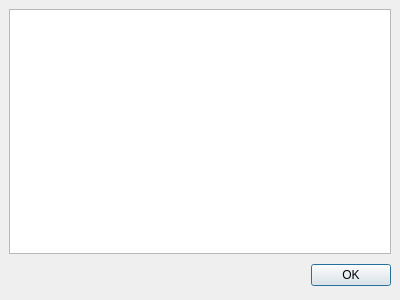
<ui version="4.0" >
 <author></author>
 <comment></comment>
 <exportmacro></exportmacro>
 <class>ProgrammversionDlg</class>
 <widget class="QDialog" name="ProgrammversionDlg" >
  <property name="geometry" >
   <rect>
    <x>0</x>
    <y>0</y>
    <width>400</width>
    <height>300</height>
   </rect>
  </property>
  <property name="windowTitle" >
   <string>Programmversion</string>
  </property>
  <layout class="QVBoxLayout" >
   <property name="margin" >
    <number>9</number>
   </property>
   <property name="spacing" >
    <number>6</number>
   </property>
   <item>
    <widget class="QTextBrowser" name="textBrowser" />
   </item>
   <item>
    <layout class="QHBoxLayout" >
     <property name="margin" >
      <number>0</number>
     </property>
     <property name="spacing" >
      <number>6</number>
     </property>
     <item>
      <spacer>
       <property name="orientation" >
        <enum>Qt::Horizontal</enum>
       </property>
       <property name="sizeHint" >
        <size>
         <width>131</width>
         <height>31</height>
        </size>
       </property>
      </spacer>
     </item>
     <item>
      <widget class="QPushButton" name="okButton" >
       <property name="text" >
        <string>OK</string>
       </property>
      </widget>
     </item>
    </layout>
   </item>
  </layout>
 </widget>
 <pixmapfunction></pixmapfunction>
 <resources/>
 <connections>
  <connection>
   <sender>okButton</sender>
   <signal>clicked()</signal>
   <receiver>ProgrammversionDlg</receiver>
   <slot>accept()</slot>
   <hints>
    <hint type="sourcelabel" >
     <x>278</x>
     <y>253</y>
    </hint>
    <hint type="destinationlabel" >
     <x>96</x>
     <y>254</y>
    </hint>
   </hints>
  </connection>
 </connections>
</ui>
